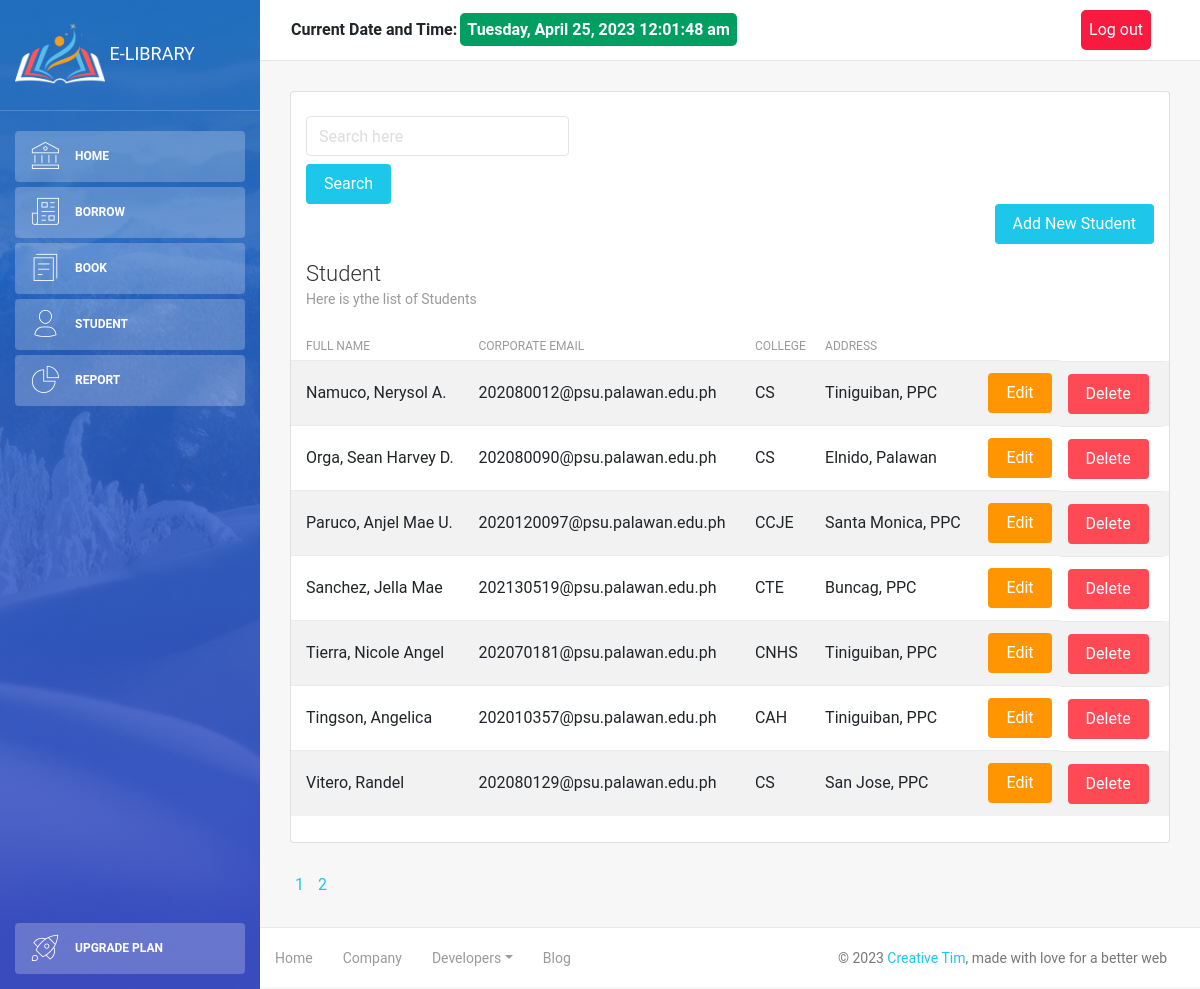
The page /student.php?page=2 (signed in) on the database its author committed.
### tables this page shows
CREATE TABLE `student` (
  `sid` bigint(20) NOT NULL,
  `student_name` varchar(50) NOT NULL,
  `corporate_email` varchar(50) NOT NULL,
  `college_id` int(10) NOT NULL,
  `address` varchar(255) NOT NULL,
  `date_add` datetime DEFAULT NULL
);

CREATE TABLE `college` (
  `id` int(10) NOT NULL,
  `college_name` enum('CAH','CBA','CCJE','CEAT','CHTM','CNHS','CS','CTE','LHS') NOT NULL
);

### student.php (the view, shortened to what this page needs)
<!DOCTYPE html>
<html lang="en">
<head>
    <link rel="stylesheet" href="https://maxcdn.bootstrapcdn.com/font-awesome/latest/css/font-awesome.min.css" />
    <link href="assets/css/bootstrap.min.css" rel="stylesheet" />
    <link href="assets/css/light-bootstrap-dashboard.css?v=2.0.0 " rel="stylesheet" />
    <link href="assets/css/demo.css" rel="stylesheet" />
</head>
<body>
    <?php
        require "config/db.php";
    $result_per_page = 20;
    $query_01 = "SELECT * FROM student";
    $result_01 = mysqli_query($conn, $query_01);
    $resultRows = mysqli_num_rows($result_01);
    $number_of_page = ceil($resultRows / $result_per_page);
    if(!isset($_GET['page'])){
        $page = 1;
    }else{
        $page = $_GET['page'];
    }
         $first_page_number = ($page - 1) * $result_per_page;
        $query = "SELECT * FROM student inner join college on student.college_id = college.id ORDER BY student_name ASC LIMIT  $first_page_number,$result_per_page";
        $result = mysqli_query($conn, $query);
        $students = mysqli_fetch_all($result, MYSQLI_ASSOC);
    ?>
    <div class="wrapper">
        <div class="sidebar" data-color="blue" data-image="assets/img/sidebar-7.jpg">
            <div class="sidebar-wrapper">
               <?php include('includes/sidebar.php');?>
            </div>
        </div>
        <div class="main-panel">
            <?php include('includes/navbar.php');?>
            <div class="content">
                <div class="container-fluid">
                    <div class="row">
                    <div class="col-md-12">
                            <div class="card strpied-tabled-with-hover">
                            <div class="col-md-4">
                                <form action="<?php $_SERVER['PHP_SELF'];?>" method="GET">
                                    <input type="text" name="search" class="form-control" placeholder="Search here"style="margin-bottom: 8px"/>
                                    <input type="submit" name ="submit" value="Search" class ="btn btn-info btn-fill" />
                                </form>
                            </div>
                            <div class="col-md-12">
                                <a href="student-add.php">
                                    <button type="submit"class="btn btn-info btn-fill pull-right">Add New Student</button>
                                </a>
                            </div>
                                <div class="card-header ">
                                    <h4 class="card-title">Student</h4>
                                    <p class="card-category">Here is ythe list of Students</p>
                                </div>
                                <div class="card-body table-full-width table-responsive">
                                    <table class="table table-hover table-striped">
                                        <thead>
                                            <th>Full Name</th>
                                            <th>Corporate Email</th>
                                            <th>College</th>
                                            <th>Address</th>
                                        </thead>
                                        <tbody>
                                            <?php foreach($students as $student): ?>
                                            <tr>
                                                <td><?php echo $student['student_name'];?></td>
                                                <td><?php echo $student['corporate_email'];?></td>
                                                <td><?php echo $student['college_name'];?></td>
                                                <td><?php echo $student['address'];?></td>
                                                <td>
                                                    <a href="student-edit.php?sid=<?php echo $student['sid']; ?>">
                                                    <button type="submit" class ="btn btn-warning btn-fill pull-right">Edit</button>
                                                    </a>
                                                </td>
                                                <td>
                                                <a href="student-delete.php?sid=<?php echo $student['sid']; ?>">
                                                    <button type="submit" class ="btn btn-danger btn-fill pull-right">Delete</button>
                                                    </a>
                                                </td>
                                            </tr>
                                            <?php endforeach ?>
                                        </tbody>
                                    </table>
                                </div>
                            </div>
                        </div>
                    </div>
                    <?php
                                for($page=1; $page <= $number_of_page; $page++){
                                    echo '<a href="student.php?page='.$page.'" style="margin: right 5px; padding: 5px;">'. $page. ' </a>';
                                }
                            ?>
                </div>
            </div>
            <footer class="footer">
                <div class="container-fluid">
                    <nav>
                        <ul class="footer-menu">
                            <li>
                                <a href="home.php">
                                    Home
                                </a>
                            </li>
                            <li>
                                <a href="http://psulibrary.palawan.edu.ph/home/">
                                    Company
                                </a>
                            </li>
                            <li class="dropdown">
                                <a href="#" class="dropdown-toggle" data-toggle="dropdown">Developers<span class="caret"></span></a>
                            </li>
                            <li>
                                <a href="">
                                    Blog
                                </a>
                            </li>
                        </ul>
                        <p class="copyright text-center">
                            ©
                            <a href="http://www.creative-tim.com">Creative Tim</a>, made with love for a better web
                        </p>
                    </nav>
                </div>
            </footer>
        </div>
    </div>
</body>
</html>

### rows shown on the page
student: student_name "Namuco, Nerysol A.", corporate_email "202080012@psu.palawan.edu.ph", college.college_name "CS", address "Tiniguiban, PPC"
student: student_name "Orga, Sean Harvey D.", corporate_email "202080090@psu.palawan.edu.ph", college.college_name "CS", address "Elnido, Palawan"
student: student_name "Paruco, Anjel Mae U.", corporate_email "2020120097@psu.palawan.edu.ph", college.college_name "CCJE", address "Santa Monica, PPC"
student: student_name "Sanchez, Jella Mae", corporate_email "202130519@psu.palawan.edu.ph", college.college_name "CTE", address "Buncag, PPC"
student: student_name "Tierra, Nicole Angel", corporate_email "202070181@psu.palawan.edu.ph", college.college_name "CNHS", address "Tiniguiban, PPC"
student: student_name "Tingson, Angelica", corporate_email "202010357@psu.palawan.edu.ph", college.college_name "CAH", address "Tiniguiban, PPC"
student: student_name "Vitero, Randel", corporate_email "202080129@psu.palawan.edu.ph", college.college_name "CS", address "San Jose, PPC"
